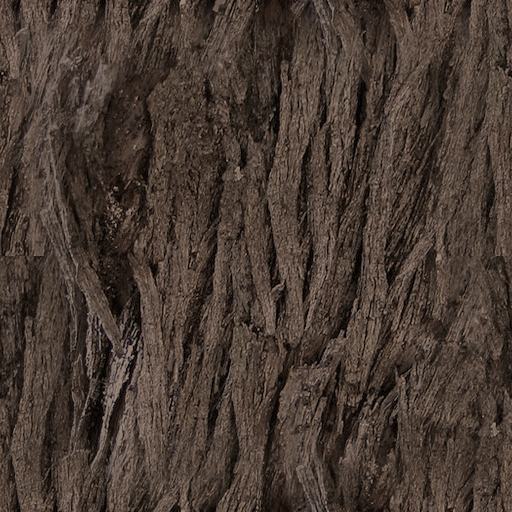
#> input picture Sources/Flora/Assets/aalii-bark.png, 512 x 512 px, given in place of ideros_polymorpha-voucher-Kulamanu_Kula-Maui_24985192002.jpg, which was not available
$ python flora_textures.py ../Sources/Flora/Assets/aalii-bark.png ../Sources/Flora/Assets/aalii-leaves.png
#> lines starting #> are read from the running program, lines starting #| are printed output that depends on the picture; pictures that were not available may be replaced by others from this repository, and a replacement may not be noted
#!/usr/bin/env python3
"""Cuts the native-tree textures in Sources/Flora/Assets from CC-licensed photos.

    python3 tools/flora_textures.py PHOTOS_DIR Sources/Flora/Assets

PHOTOS_DIR holds the downloaded Wikimedia Commons files named as in SOURCES below
(credits.json beside them records URL, author and licence; Assets/CREDITS.md is written
from it). Needs Pillow, NumPy and SciPy.

Leaf, flower and frond cards are keyed off plain backgrounds (white herbarium vouchers,
dark shade) and colour-corrected towards the live plant; bark is cropped, flattened
(lighting gradients removed) and made tileable. Where no photo cuts cleanly the texture
is drawn here instead (loulu fan, hāpuʻu trunk, ʻaʻaliʻi capsules), and CREDITS.md says so.
All output is 512² sRGB PNG; alpha cards keep their colour bled into the clear texels so
filtering and mips don't fringe.
"""
import json
import math
import os
import sys

import numpy as np
from PIL import Image, ImageDraw, ImageFilter
from scipy import ndimage

SIZE = 512
rng = np.random.default_rng(42)

# The photo behind each texture: file in PHOTOS_DIR and crop box (fractions x0, y0, x1, y1).
SOURCES = {
    'ohia-leaves': ('Starr-110817-8234-Metrosideros_polymorpha-voucher-Kulamanu_Kula-Maui_24985192002.jpg', (0.14, 0.43, 0.78, 0.99)),
    'ohia-flowers': ('Starr-030329-0001-Metrosideros_polymorpha-red_flower-Auwahi-Maui_24547066961_.jpg', (0.17, 0.0, 0.97, 1.0)),
    'koa-phyllodes': ('Acacia_koa_with_phyllode_between_the_branch_and_the_compound_leaves.jpg', (0.075, 0.085, 0.56, 0.62)),
    'naupaka-leaves': ('Starr-110209-0697-Scaevola_taccada-leaves-Resort_Management_Group_Nursery_Kihei-.jpg', None),
    'aalii-leaves': ('Starr-041227-9001-Dodonaea_viscosa-plant_voucher-Moaulanui-Kahoolawe_24722924315.jpg', (0.12, 0.08, 0.72, 0.56)),
    'hapuu-frond': ('Cibotium_chamissoi_4969582483_.jpg', (0.0, 0.12, 0.885, 0.96)),
    'loulu-fan': ('Starr-130411-4021-Pritchardia_martii-frond_underside_with_silvery_fur-Pololei_Ha.jpg', (0.30, 0.55, 0.75, 0.85)),
    'ohia-bark': ('Starr-110713-7131-Metrosideros_polymorpha-bark-Koolau_Gap-Maui_24468453334_.jpg', (0.015, 0.66, 0.19, 0.99)),
    'koa-bark': ('Starr-180312-2513-Acacia_koa-trunk_bark-Kahikinui-Maui_40526664794_.jpg', (0.0, 0.02, 0.28, 0.98)),
    'loulu-bark': ('Starr-130411-3984-Pritchardia_munroi-trunk-Pololei_Haiku-Maui_25091753622_.jpg', (0.29, 0.12, 0.36, 0.9)),
    'aalii-bark': ('Dodonaea_viscosa_5188013052_.jpg', (0.27, 0.08, 0.68, 0.9)),
}

# Mean linear albedo and hue each texture is corrected to (sRGB swatch of the live plant).
TARGETS = {
    'ohia-leaves': (48, 74, 40),      # dark glossy green; the voucher is dried olive
    'ohia-flowers': None,             # live photo: kept as shot
    'koa-phyllodes': (82, 98, 64),    # grey-green
    'naupaka-leaves': (84, 122, 56),  # bright, glossy yellow-green
    'aalii-leaves': (66, 92, 44),
    'hapuu-frond': (88, 132, 52),     # light green
    'ohia-bark': (112, 100, 86),      # grey-brown, flaky
    'koa-bark': (124, 110, 94),        # rough grey-brown
    'loulu-bark': (128, 124, 114),    # smooth grey with ring scars
    'aalii-bark': (86, 70, 58),       # stringy dark brown
}

# Fan leaf layout shared with Flora's palm builder: hastula at (0.5, 0.16) in the card,
# segments spread ±100° from the card's up axis; a point at radius ρ (0…1) and angle θ
# sits at u = 0.5 + 0.49 ρ sin θ, v = 0.16 + 0.83 ρ cos θ (v measured from the bottom).
FAN_HALF_ANGLE = math.radians(100)
FAN_ORIGIN = (0.5, 0.16)
FAN_SCALE = (0.49, 0.83)


def decode(c):
    c = np.asarray(c, dtype=np.float64)
    return np.where(c <= 0.04045, c / 12.92, ((c + 0.055) / 1.055) ** 2.4)


def encode(c):
    c = np.clip(c, 0, 1)
    return np.where(c <= 0.0031308, 12.92 * c, 1.055 * c ** (1 / 2.4) - 0.055)


def load(photos, name):
    file, box = SOURCES[name]
    im = Image.open(os.path.join(photos, file)).convert('RGB')
    if box:
        w, h = im.size
        im = im.crop((int(box[0] * w), int(box[1] * h), int(box[2] * w), int(box[3] * h)))
    return decode(np.asarray(im) / 255.0)


def edge_fade(alpha, width=0.04):
    """Fades a key out towards the crop's edges, where the photo frame cuts leaves off."""
    h, w = alpha.shape
    yy, xx = np.mgrid[0:h, 0:w]
    d = np.minimum(np.minimum(xx, w - 1 - xx) / w, np.minimum(yy, h - 1 - yy) / h)
    return alpha * smoothstep(0, width, d)


def smoothstep(e0, e1, x):
    t = np.clip((x - e0) / (e1 - e0), 0, 1)
    return t * t * (3 - 2 * t)


def luminance(c):
    return c[..., 0] * 0.2126 + c[..., 1] * 0.7152 + c[..., 2] * 0.0722


def fit(rgb, alpha, size=SIZE, pad=0.02):
    """Scales an RGBA cut-out to fill a size² card (keeping aspect), centred, with a margin."""
    ys, xs = np.nonzero(alpha > 0.05)
    y0, y1, x0, x1 = ys.min(), ys.max() + 1, xs.min(), xs.max() + 1
    rgb, alpha = rgb[y0:y1, x0:x1], alpha[y0:y1, x0:x1]
    h, w = alpha.shape
    s = (1 - 2 * pad) * size / max(h, w)
    nw, nh = max(1, round(w * s)), max(1, round(h * s))
    out_rgb = np.zeros((size, size, 3))
    out_a = np.zeros((size, size))
    # Resize premultiplied so edges don't pick up the background colour.
    pre = np.concatenate([rgb * alpha[..., None], alpha[..., None]], axis=2)
    pre = np.stack([np.asarray(Image.fromarray(pre[..., k].astype(np.float32), 'F').resize((nw, nh), Image.LANCZOS))
                    for k in range(4)], axis=2)
    ox, oy = (size - nw) // 2, (size - nh) // 2
    a = np.clip(pre[..., 3], 0, 1)
    out_a[oy:oy + nh, ox:ox + nw] = a
    out_rgb[oy:oy + nh, ox:ox + nw] = np.clip(pre[..., :3], 0, None) / np.maximum(a, 1e-4)[..., None]
    return out_rgb, out_a


def bleed(rgb, alpha):
    """Fills clear texels with the colour of the nearest opaque ones, so linear filtering and
    mips never average in black."""
    solid = alpha > 0.5
    if not solid.any():
        return rgb
    _, (iy, ix) = ndimage.distance_transform_edt(~solid, return_indices=True)
    filled = rgb[iy, ix]
    w = smoothstep(0.0, 0.5, alpha)[..., None]
    return filled * (1 - w) + rgb * w


def recolour(rgb, alpha, target, keep=0.35, contrast=1.0):
    """Moves a card's mean colour to `target` (sRGB swatch), keeping its light and dark detail
    (raised to `contrast`) and `keep` of its own hue variation."""
    if target is None:
        return rgb
    t = decode(np.array(target) / 255.0)
    w = alpha[..., None]
    mean = (rgb * w).sum(axis=(0, 1)) / max(w.sum(), 1)
    lum = luminance(rgb)
    mean_lum = max(luminance(mean[None, None, :])[0, 0], 1e-4)
    detail = (np.maximum(lum, 1e-5) / mean_lum)[..., None] ** contrast
    tinted = t * detail
    own = rgb * (luminance(t[None, None, :])[0, 0] / mean_lum) * (detail / np.maximum(lum / mean_lum, 1e-5)[..., None])
    return np.clip(tinted * (1 - keep) + own * keep, 0, 1)


def key_white(rgb, lo=0.06, hi=0.16):
    """Alpha off a white or pale-grey background (herbarium vouchers): distance from the
    border's median colour, with soft shadows (grey, low chroma) left out."""
    border = np.concatenate([rgb[:8].reshape(-1, 3), rgb[-8:].reshape(-1, 3), rgb[:, :8].reshape(-1, 3), rgb[:, -8:].reshape(-1, 3)])
    bg = np.median(border, axis=0)
    chroma = rgb.max(axis=2) - rgb.min(axis=2)
    darker = luminance(bg[None, None, :]) - luminance(rgb)
    d = np.maximum(chroma * 1.6, darker * 0.7)
    a = smoothstep(lo, hi, d)
    a = ndimage.grey_opening(a, size=(3, 3))
    return a


def write(rgb, alpha, path):
    if alpha is not None:
        rgb = bleed(rgb, alpha)
        img = np.concatenate([encode(rgb), np.clip(alpha, 0, 1)[..., None]], axis=2)
        Image.fromarray((img * 255 + 0.5).astype(np.uint8), 'RGBA').save(path, optimize=True)
    else:
        Image.fromarray((encode(rgb) * 255 + 0.5).astype(np.uint8), 'RGB').save(path, optimize=True)
    print('wrote', path)


# ---- Cards ----

def ohia_leaves(photos):
    rgb = load(photos, 'ohia-leaves')
    a = edge_fade(key_white(rgb))
    rgb, a = fit(rgb, a)
    return recolour(rgb, a, TARGETS['ohia-leaves']), a


def ohia_flowers(photos):
    rgb = load(photos, 'ohia-flowers')
    r, g, b = rgb[..., 0], rgb[..., 1], rgb[..., 2]
    redness = (r - np.maximum(g, b)) / np.maximum(r, 1e-3)
    a = smoothstep(0.35, 0.6, redness) * smoothstep(0.02, 0.06, r)
    a = ndimage.grey_opening(a, size=(2, 2))
    # Keep the pompom, not stray red specks in the background.
    labels, n = ndimage.label(a > 0.3)
    if n > 1:
        sizes = ndimage.sum(np.ones_like(a), labels, range(1, n + 1))
        a *= ndimage.binary_dilation(labels == (np.argmax(sizes) + 1), iterations=6)
    rgb, a = fit(rgb, a)
    return rgb, a


def koa_phyllodes(photos):
    rgb = load(photos, 'koa-phyllodes')
    a = edge_fade(key_white(rgb, 0.05, 0.13))
    rgb, a = fit(rgb, a)
    return recolour(rgb, a, TARGETS['koa-phyllodes'], keep=0.5), a


def naupaka_leaves(photos):
    file, _ = SOURCES['naupaka-leaves']
    im = Image.open(os.path.join(photos, file)).convert('RGB')
    w, h = im.size
    cx, cy, r = 0.455 * w, 0.565 * h, 0.47 * h
    im = im.crop((int(cx - r), int(cy - r), int(cx + r), int(cy + r))).resize((SIZE, SIZE), Image.LANCZOS)
    rgb = decode(np.asarray(im) / 255.0)
    hsv = np.asarray(im.convert('HSV')) / 255.0
    hue, sat, val = hsv[..., 0] * 360, hsv[..., 1], hsv[..., 2]
    green = smoothstep(40, 60, hue) * (1 - smoothstep(150, 175, hue))
    a = green * smoothstep(0.15, 0.3, sat) * smoothstep(0.3, 0.45, val)
    a = ndimage.grey_closing(ndimage.grey_opening(a, size=(3, 3)), size=(3, 3))
    # A round rosette: fade out before the photo's edge cuts the leaves off.
    yy, xx = np.mgrid[0:SIZE, 0:SIZE] / (SIZE - 1) - 0.5
    rr = np.hypot(xx, yy) * 2
    a *= 1 - smoothstep(0.8, 0.98, rr + 0.06 * np.sin(np.arctan2(yy, xx) * 9))
    return recolour(rgb, a, TARGETS['naupaka-leaves'], keep=0.5), a


# [209 lines left out: functions capsule_cluster, aalii_leaves, hapuu_frond, loulu_fan, flatten, make_tileable and 4 more, not called in this run]


def main():
    photos, out = sys.argv[1], sys.argv[2]
    os.makedirs(out, exist_ok=True)
    cards = {'ohia-leaves': ohia_leaves, 'ohia-flowers': ohia_flowers, 'koa-phyllodes': koa_phyllodes,
             'naupaka-leaves': naupaka_leaves, 'aalii-leaves': aalii_leaves, 'hapuu-frond': hapuu_frond,
             'loulu-fan': loulu_fan}
    only = sys.argv[3:]
    for name, f in cards.items():
        if only and name not in only:
            continue
        rgb, a = f(photos)
        write(rgb, a, os.path.join(out, name + '.png'))
#> this loop made 4 passes
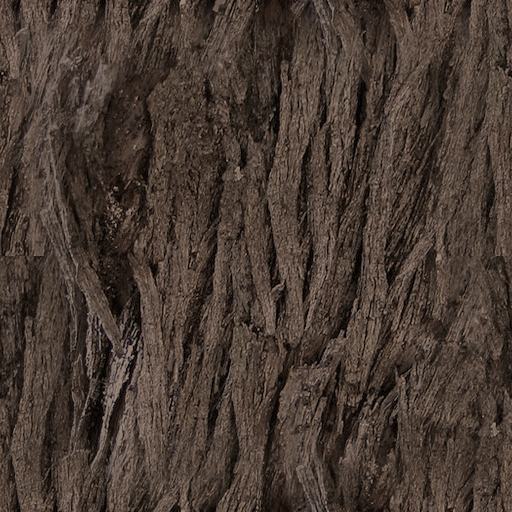
#> input picture Sources/Flora/Assets/aalii-bark.png, 512 x 512 px, given in place of ideros_polymorpha-voucher-Kulamanu_Kula-Maui_24985192002.jpg, which was not available
#> pass 1, in load, `im = im.crop((int(box[0] * w), int(box[1] * h), int(box[2] * w), int(b..`:
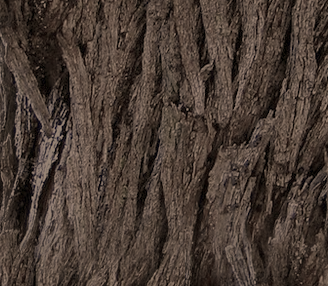
#> im: PIL image 328x286 RGB; mean R, G, B 73.6, 60.1, 52
#> pass 1, in ohia_leaves, `rgb = load(photos, 'ohia-leaves')`:
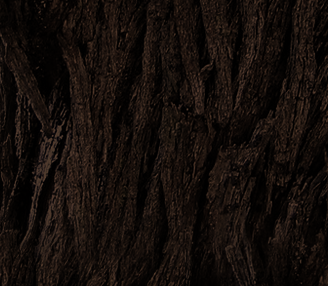
#> rgb: shape (286, 328, 3) float64; mean of channels 0, 1, 2 0.0823, 0.0559, 0.0425; drawn as R, G, B
#> pass 1, in key_white, `chroma = rgb.max(axis=2) - rgb.min(axis=2)`:
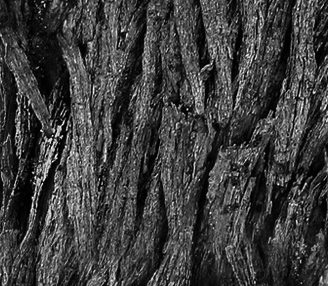
#> chroma: shape (286, 328) float64; min 0, max 0.163, mean 0.0399; drawn with min black and max white
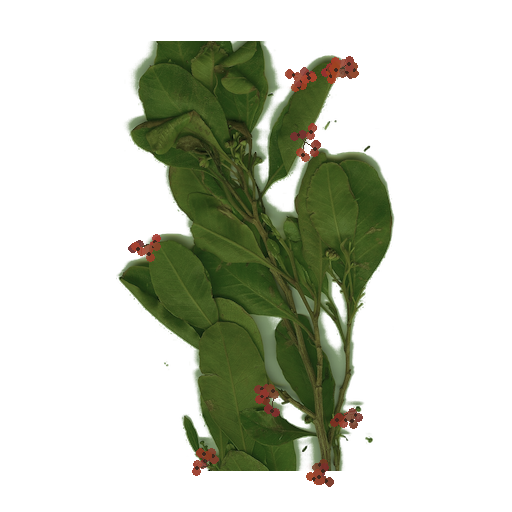
#> input picture Sources/Flora/Assets/aalii-leaves.png, 512 x 512 px, given in place of rosideros_polymorpha-red_flower-Auwahi-Maui_24547066961_.jpg, which was not available
#> after the loop:
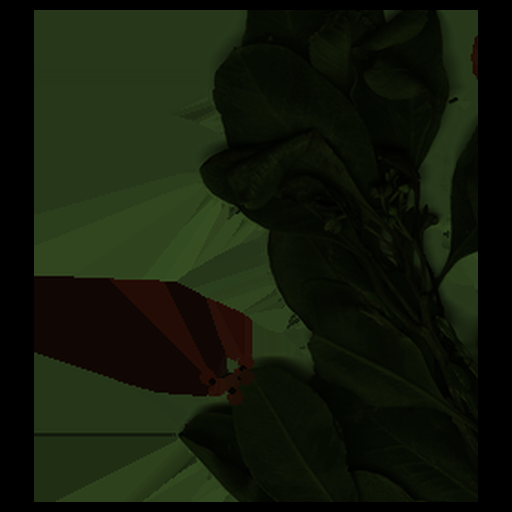
#> rgb: shape (512, 512, 3) float64; mean R, G, B 0.0748, 0.102, 0.0437
    for name in ('ohia-bark', 'koa-bark', 'loulu-bark', 'aalii-bark'):
        if only and name not in only:
            continue
        write(bark(photos, name), None, os.path.join(out, name + '.png'))
    if not only or 'hapuu-bark' in only:
        write(hapuu_bark(), None, os.path.join(out, 'hapuu-bark.png'))
    credits_md(photos, out)


if __name__ == '__main__':
#> (the run stopped early here; a loop or call above may not have finished)
